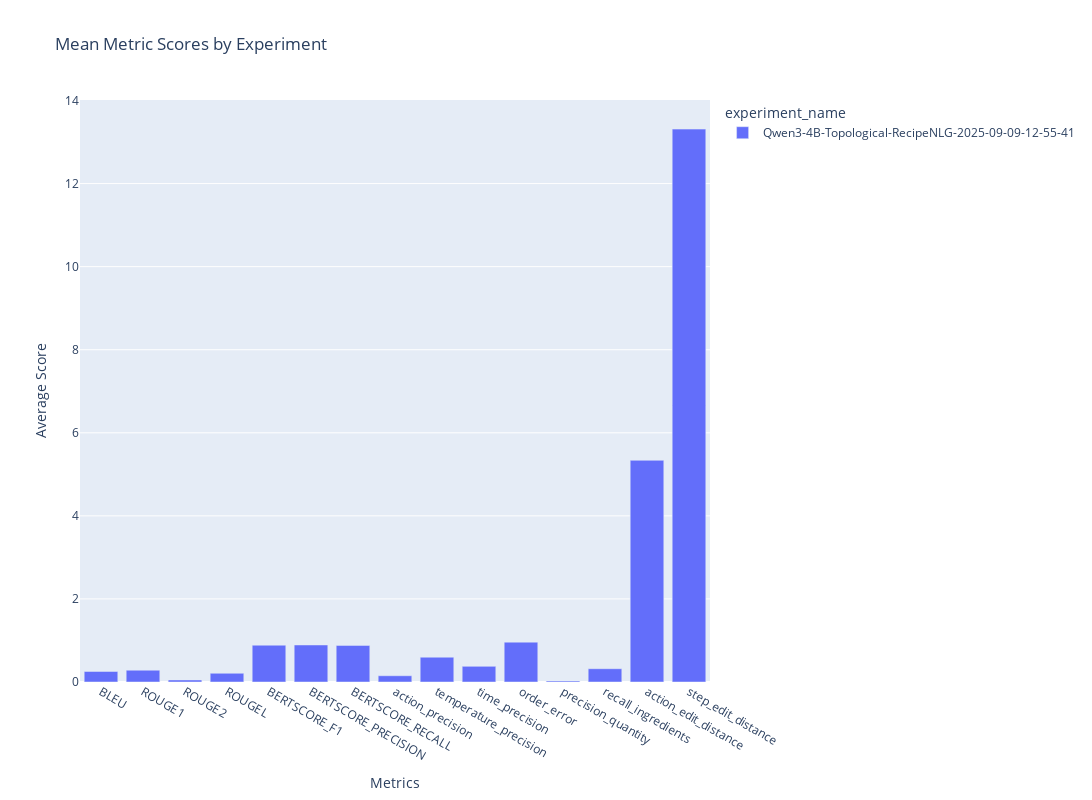

This figure's notebook cell:
### Code cell
metrics = df_metrics['metric'].unique().tolist()
df_metrics_no_length = df_metrics[df_metrics['metric'] != 'LENGTH']
fig2 = graph_metrics_bar_chart(df_metrics_no_length, metrics)

### Figure 1 — Plotly figure (JSON) as saved in the notebook; plotly's stock layout.template omitted (floating-point values rounded to 4 significant figures)
{"data": [{"alignmentgroup": "True", "hovertemplate": "experiment_name=Qwen3-4B-Topological-RecipeNLG-2025-09-09-12-55-41<br>Metric=%{x}<br>mean=%{y}<extra></extra>", "legendgroup": "Qwen3-4B-Topological-RecipeNLG-2025-09-09-12-55-41", "marker": {"color": "#636efa", "pattern": {"shape": ""}}, "name": "Qwen3-4B-Topological-RecipeNLG-2025-09-09-12-55-41", "offsetgroup": "Qwen3-4B-Topological-RecipeNLG-2025-09-09-12-55-41", "orientation": "v", "showlegend": true, "textposition": "auto", "type": "bar", "x": ["BLEU", "ROUGE1", "ROUGE2", "ROUGEL", "BERTSCORE_F1", "BERTSCORE_PRECISION", "BERTSCORE_RECALL", "action_precision", "temperature_precision", "time_precision", "order_error", "precision_quantity", "recall_ingredients", "action_edit_distance", "step_edit_distance"], "xaxis": "x", "y": [0.2538, 0.2846, 0.04877, 0.2099, 0.8861, 0.8916, 0.8811, 0.1507, 0.5974, 0.3766, 0.96, 0.02575, 0.3195, 5.338, 13.31], "yaxis": "y"}], "layout": {"barmode": "group", "height": 800, "legend": {"title": {"text": "experiment_name"}, "tracegroupgap": 0}, "showlegend": true, "title": {"text": "Mean Metric Scores by Experiment"}, "width": 1400, "xaxis": {"anchor": "y", "autorange": true, "domain": [0, 1], "range": [-0.5, 14.5], "title": {"text": "Metrics"}, "type": "category"}, "yaxis": {"anchor": "x", "autorange": true, "domain": [0, 1], "range": [0, 14.01], "title": {"text": "Average Score"}, "type": "linear"}}}
